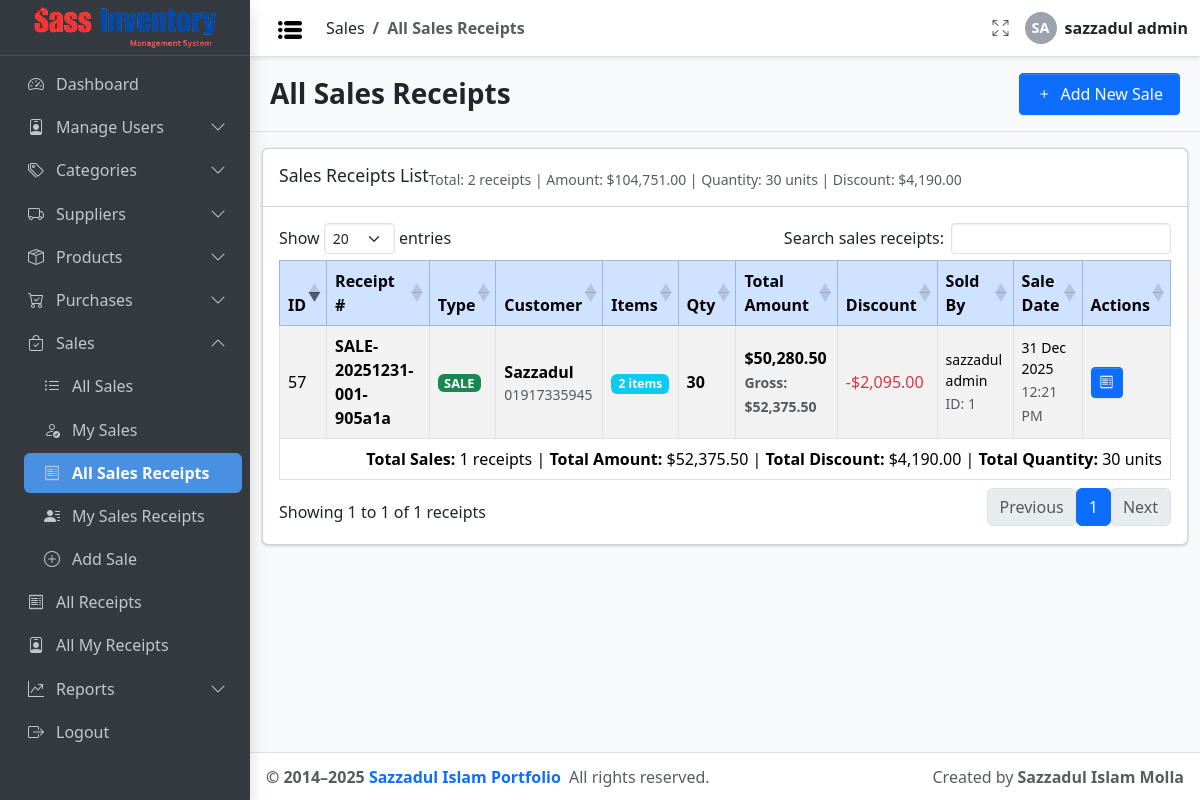
Screenshot of /sales/all-receipt.php (signed in) with the database file from the repository.
### tables this page shows
CREATE TABLE `receipt` (
  `id` int(11) NOT NULL,
  `receipt_number` varchar(50) NOT NULL,
  `type` enum('purchase','sale') NOT NULL,
  `total_amount` decimal(12,2) NOT NULL DEFAULT 0.00,
  `discount_value` decimal(12,2) DEFAULT 0.00,
  `created_by` int(11) NOT NULL,
  `created_at` timestamp NOT NULL DEFAULT current_timestamp(),
  `updated_at` timestamp NOT NULL DEFAULT current_timestamp() ON UPDATE current_timestamp()
);

CREATE TABLE `user` (
  `id` int(11) NOT NULL,
  `username` varchar(100) NOT NULL,
  `password` text DEFAULT NULL COMMENT 'Password must be hashed',
  `email` varchar(100) DEFAULT NULL,
  `role_id` int(11) NOT NULL COMMENT 'FK to role.id',
  `created_at` timestamp NOT NULL DEFAULT current_timestamp(),
  `updated_at` timestamp NOT NULL DEFAULT current_timestamp() COMMENT 'Auto-update on record change'
);

### config/db_config.php (called while the page is built, shortened)
<?php
function can($permission, $userPermissions = null)
{
  global $USER_PERMISSIONS;
  $userPermissions = $userPermissions ?? $USER_PERMISSIONS;
  return in_array($permission, $userPermissions);
}
$Project_URL = "http://localhost/Sass_Inventory_Management/";

### Inc/link.php (called while the page is built, shortened)
<?php
function getUserPermissions($roleId, $conn)
{
  $permissions = [];
  $stmt = $conn->prepare("
        SELECT permission_name
        FROM role_permission_matrix
        WHERE role_id = ? AND assigned = 1
    ");
  $stmt->bind_param("i", $roleId);
  $stmt->execute();
  $result = $stmt->get_result();
  while ($row = $result->fetch_assoc()) {
    $permissions[] = $row['permission_name'];
  }
  return $permissions;
}

### sales/all-receipt.php (the view, shortened to what this page needs)
<?php
include_once __DIR__ . '/../config/auth_guard.php';
?>
<!doctype html>
<html lang="en">
<head>
  <link rel="stylesheet"
    href="https://cdn.jsdelivr.net/npm/@fontsource/source-sans-3@5.0.12/index.css"
    media="print" onload="this.media='all'" />
  <link rel="stylesheet"
    href="https://cdn.jsdelivr.net/npm/bootstrap-icons@1.13.1/font/bootstrap-icons.min.css" />
  <link rel="stylesheet" href="<?= $Project_URL ?>/css/adminlte.css" />
  <link rel="stylesheet"
    href="https://cdn.datatables.net/1.13.6/css/dataTables.bootstrap5.min.css" />
</head>
<?php
$conn = connectDB();
$sql = "
    SELECT
        r.*,
        u.username AS created_by_name,
        COUNT(s.id) AS num_products,
        SUM(s.quantity) AS total_quantity,
        MAX(s.buyer_name) AS buyer_name,
        MAX(s.buyer_phone) AS buyer_phone,
        MIN(s.sale_date) AS sale_date
    FROM receipt r
    LEFT JOIN user u ON r.created_by = u.id
    LEFT JOIN sale s ON r.id = s.receipt_id
    WHERE r.type = 'sale'
    GROUP BY r.id
    ORDER BY r.id DESC
";
$result = $conn->query($sql);
$statsSql = "
    SELECT
        COUNT(*) as total_receipts,
        SUM(r.total_amount) as total_amount,
        SUM(r.discount_value) as total_discount,
        SUM(s.quantity) as total_quantity
    FROM receipt r
    LEFT JOIN sale s ON r.id = s.receipt_id
    WHERE r.type = 'sale'
    GROUP BY r.id
";
$statsQuery = $conn->query($statsSql);
$totalReceipts = 0;
$totalAmount = 0;
$totalDiscount = 0;
$totalQuantity = 0;
while ($row = $statsQuery->fetch_assoc()) {
  $totalReceipts += $row['total_receipts'];
  $totalAmount += $row['total_amount'];
  $totalDiscount += $row['total_discount'];
  $totalQuantity += $row['total_quantity'];
}
?>
<body class="layout-fixed sidebar-expand-lg bg-body-tertiary">
  <div class="app-wrapper">
    <?php include_once '../Inc/Navbar.php'; ?>
    <?php include_once '../Inc/Sidebar.php'; ?>
    <main class="app-main">
      <div class="app-content-header py-3 border-bottom">
        <div class="container-fluid d-flex justify-content-between align-items-center flex-wrap">
          <h3 class="mb-0" style="font-weight: 800;">All Sales Receipts</h3>
          <?php if (can('add_sale')): ?>
            <a href="add.php" class="btn btn-sm btn-primary px-3 py-2" style="font-size: medium;">
              <i class="bi bi-plus me-1"></i> Add New Sale
            </a>
          <?php endif; ?>
        </div>
      </div>
      <div class="app-content-body mt-3">
        <div class="container-fluid">
          <?php if ($result->num_rows > 0): ?>
            <div class="card">
              <div class="card-header">
                <h5 class="card-title mb-0">Sales Receipts List</h5>
                <div class="text-muted small mt-1">
                  Total: <?= $totalReceipts ?> receipts |
                  Amount: $<?= number_format($totalAmount, 2) ?> |
                  Quantity: <?= $totalQuantity ?> units |
                  Discount: $<?= number_format($totalDiscount, 2) ?>
                </div>
              </div>
              <div class="card-body">
                <div class="table-responsive">
                  <table id="salesReceiptsTable" class="table table-bordered table-striped table-hover align-middle table-sm">
                    <thead class="table-primary">
                      <tr>
                        <th>ID</th>
                        <th>Receipt #</th>
                        <th>Type</th>
                        <th>Customer</th>
                        <th>Items</th>
                        <th>Qty</th>
                        <th>Total Amount</th>
                        <th>Discount</th>
                        <th>Sold By</th>
                        <th>Sale Date</th>
                        <th>Actions</th>
                      </tr>
                    </thead>
                    <tbody>
                      <?php while ($row = $result->fetch_assoc()):
                        $totalAmount = (float)$row['total_amount'];
                        $discountValue = (float)$row['discount_value'];
                        $finalAmount = $totalAmount - $discountValue;
                      ?>
                        <tr>
                          <td><?= $row['id'] ?></td>
                          <td>
                            <span class="fw-bold"><?= htmlspecialchars($row['receipt_number']) ?></span>
                          </td>
                          <td>
                            <span class="badge receipt-type type-sale">
                              SALE
                            </span>
                          </td>
                          <td class="customer-info" title="<?= htmlspecialchars($row['buyer_name'] ?? '') . ' ' . htmlspecialchars($row['buyer_phone'] ?? '') ?>">
                            <?php if (!empty($row['buyer_name'])): ?>
                              <div class="fw-bold"><?= htmlspecialchars($row['buyer_name']) ?></div>
                              <?php if (!empty($row['buyer_phone'])): ?>
                                <div class="text-muted small"><?= htmlspecialchars($row['buyer_phone']) ?></div>
                              <?php endif; ?>
                            <?php else: ?>
                              <span class="text-muted">Walk-in</span>
                            <?php endif; ?>
                          </td>
                          <td>
                            <span class="badge bg-info"><?= $row['num_products'] ?> items</span>
                          </td>
                          <td>
                            <span class="fw-bold"><?= $row['total_quantity'] ?></span>
                          </td>
                          <td class="amount-cell">
                            <div class="fw-bold">$<?= number_format($finalAmount, 2) ?></div>
                            <small class="text-muted">Gross: $<?= number_format($totalAmount, 2) ?></small>
                          </td>
                          <td>
                            <?php if ($discountValue > 0): ?>
                              <span class="text-danger">-$<?= number_format($discountValue, 2) ?></span>
                            <?php else: ?>
                              <span class="text-muted">$0.00</span>
                            <?php endif; ?>
                          </td>
                          <td>
                            <div class="small"><?= htmlspecialchars($row['created_by_name']) ?></div>
                            <small class="text-muted">ID: <?= $row['created_by'] ?></small>
                          </td>
                          <td>
                            <?php if (!empty($row['sale_date'])): ?>
                              <div class="small"><?= date('d M Y', strtotime($row['sale_date'])) ?></div>
                            <?php else: ?>
                              <div class="small"><?= date('d M Y', strtotime($row['created_at'])) ?></div>
                            <?php endif; ?>
                            <small class="text-muted"><?= date('h:i A', strtotime($row['created_at'])) ?></small>
                          </td>
                          <td>
                            <div class="btn-group btn-group-sm" role="group">
                              <?php if (can('view_receipt')): ?>
                                <a href="receipt.php?id=<?= $row['id'] ?>"
                                  class="btn btn-primary"
                                  title="View Receipt">
                                  <i class="bi bi-receipt"></i>
                                </a>
                              <?php endif; ?>
                            </div>
                          </td>
                        </tr>
                      <?php endwhile; ?>
                    </tbody>
                    <tfoot>
                      <tr>
                        <td colspan="11" class="text-end">
                          <strong>Total Sales:</strong> <?= $result->num_rows ?> receipts |
                          <strong>Total Amount:</strong> $<?= number_format($totalAmount, 2) ?> |
                          <strong>Total Discount:</strong> $<?= number_format($totalDiscount, 2) ?> |
                          <strong>Total Quantity:</strong> <?= $totalQuantity ?> units
                        </td>
                      </tr>
                    </tfoot>
                  </table>
                </div>
              </div>
            </div>
          <?php endif; ?>
        </div>
      </div>
    </main>
    <?php include_once '../Inc/Footer.php'; ?>
  </div>
</body>
</html>

### sales/all-receipt.php (style rules this page uses)
.badge { font-size: 0.75em; padding: 0.3em 0.6em; }
.table-sm th, .table-sm td { padding: 0.5rem; }
.receipt-type { font-size: 0.8em; padding: 0.2em 0.5em; }
.type-sale { background-color: #198754 !important; color: #fff !important; }
.amount-cell { font-weight: 600; }
.btn-group-sm .btn { padding: 0.25rem 0.5rem; }
.customer-info { max-width: 150px; overflow: hidden; text-overflow: ellipsis; white-space: nowrap; }

### rows the page displays
receipt: id "57", receipt_number "SALE-20251231-001-905a1a", buyer_name "Sazzadul", buyer_phone "01917335945", num_products "2", total_quantity "30", finalAmount "50,280.50", total_amount "52,375.50", discount_value "2,095.00", created_by.username "sazzadul admin", created_by "1", sale_date "31 Dec 2025", created_at "12:21 PM"

### other values shown
$parentTitle "Sales"
$childTitle "All Sales Receipts"
$initials "SA"
$_SESSION['username'] "sazzadul admin"
$menu['title'] "Dashboard"
$menu['title'] "Manage Users"
$menu['title'] "Categories"
$menu['title'] "Suppliers"
$menu['title'] "Products"
$menu['title'] "Purchases"
$menu['title'] "Sales"
$sub['title'] "All Sales"
$sub['title'] "My Sales"
$sub['title'] "All Sales Receipts"
$sub['title'] "My Sales Receipts"
